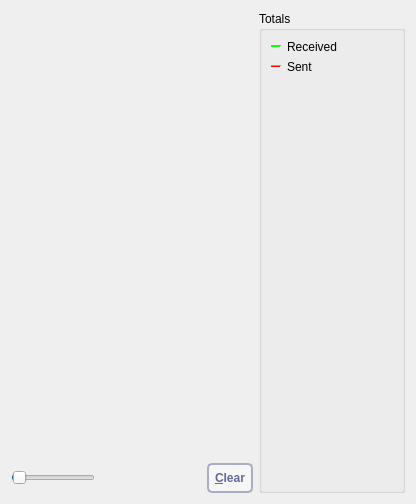
     <widget class="QWidget" name="tab_nettraffic">
      <attribute name="title">
       <string>&amp;Network Traffic</string>
      </attribute>
      <layout class="QHBoxLayout" name="horizontalLayout_3">
       <item>
        <layout class="QVBoxLayout" name="verticalLayout_4">
         <item>
          <widget class="TrafficGraphWidget" name="trafficGraph" native="true">
           <property name="sizePolicy">
            <sizepolicy hsizetype="Expanding" vsizetype="Expanding">
             <horstretch>0</horstretch>
             <verstretch>0</verstretch>
            </sizepolicy>
           </property>
          </widget>
         </item>
         <item>
          <layout class="QHBoxLayout" name="horizontalLayout_2">
           <item>
            <widget class="QSlider" name="sldGraphRange">
             <property name="minimum">
              <number>1</number>
             </property>
             <property name="maximum">
              <number>288</number>
             </property>
             <property name="pageStep">
              <number>12</number>
             </property>
             <property name="value">
              <number>6</number>
             </property>
             <property name="orientation">
              <enum>Qt::Horizontal</enum>
             </property>
            </widget>
           </item>
           <item>
            <widget class="QLabel" name="lblGraphRange">
             <property name="minimumSize">
              <size>
               <width>100</width>
               <height>0</height>
              </size>
             </property>
             <property name="alignment">
              <set>Qt::AlignCenter</set>
             </property>
            </widget>
           </item>
           <item>
            <widget class="QPushButton" name="btnClearTrafficGraph">
             <property name="styleSheet">
              <string notr="true"> background: #f6f6f6; border: 2px solid #a9adc4; border-radius: 5px; padding: 6px; text-transform: uppercase; color: #616998; font-weight: bold</string>
             </property>
             <property name="text">
              <string>&amp;Clear</string>
             </property>
             <property name="autoDefault">
              <bool>false</bool>
             </property>
            </widget>
           </item>
          </layout>
         </item>
        </layout>
       </item>
       <item>
        <layout class="QVBoxLayout" name="verticalLayout">
         <item>
          <widget class="QGroupBox" name="groupBox">
           <property name="title">
            <string>Totals</string>
           </property>
           <layout class="QVBoxLayout" name="verticalLayout_5">
            <item>
             <layout class="QHBoxLayout" name="horizontalLayout_4">
              <item>
               <widget class="Line" name="line">
                <property name="sizePolicy">
                 <sizepolicy hsizetype="Fixed" vsizetype="Fixed">
                  <horstretch>0</horstretch>
                  <verstretch>0</verstretch>
                 </sizepolicy>
                </property>
                <property name="minimumSize">
                 <size>
                  <width>10</width>
                  <height>0</height>
                 </size>
                </property>
                <property name="palette">
                 <palette>
                  <active>
                   <colorrole role="Button">
                    <brush brushstyle="SolidPattern">
                     <color alpha="255">
                      <red>239</red>
                      <green>241</green>
                      <blue>244</blue>
                     </color>
                    </brush>
                   </colorrole>
                   <colorrole role="Light">
                    <brush brushstyle="SolidPattern">
                     <color alpha="255">
                      <red>0</red>
                      <green>255</green>
                      <blue>0</blue>
                     </color>
                    </brush>
                   </colorrole>
                   <colorrole role="Base">
                    <brush brushstyle="SolidPattern">
                     <color alpha="255">
                      <red>239</red>
                      <green>241</green>
                      <blue>244</blue>
                     </color>
                    </brush>
                   </colorrole>
                   <colorrole role="Window">
                    <brush brushstyle="SolidPattern">
                     <color alpha="255">
                      <red>239</red>
                      <green>241</green>
                      <blue>244</blue>
                     </color>
                    </brush>
                   </colorrole>
                  </active>
                  <inactive>
                   <colorrole role="Button">
                    <brush brushstyle="SolidPattern">
                     <color alpha="255">
                      <red>239</red>
                      <green>241</green>
                      <blue>244</blue>
                     </color>
                    </brush>
                   </colorrole>
                   <colorrole role="Light">
                    <brush brushstyle="SolidPattern">
                     <color alpha="255">
                      <red>0</red>
                      <green>255</green>
                      <blue>0</blue>
                     </color>
                    </brush>
                   </colorrole>
                   <colorrole role="Base">
                    <brush brushstyle="SolidPattern">
                     <color alpha="255">
                      <red>239</red>
                      <green>241</green>
                      <blue>244</blue>
                     </color>
                    </brush>
                   </colorrole>
                   <colorrole role="Window">
                    <brush brushstyle="SolidPattern">
                     <color alpha="255">
                      <red>239</red>
                      <green>241</green>
                      <blue>244</blue>
                     </color>
                    </brush>
                   </colorrole>
                  </inactive>
                  <disabled>
                   <colorrole role="Button">
                    <brush brushstyle="SolidPattern">
                     <color alpha="255">
                      <red>239</red>
                      <green>241</green>
                      <blue>244</blue>
                     </color>
                    </brush>
                   </colorrole>
                   <colorrole role="Light">
                    <brush brushstyle="SolidPattern">
                     <color alpha="255">
                      <red>0</red>
                      <green>255</green>
                      <blue>0</blue>
                     </color>
                    </brush>
                   </colorrole>
                   <colorrole role="Base">
                    <brush brushstyle="SolidPattern">
                     <color alpha="255">
                      <red>239</red>
                      <green>241</green>
                      <blue>244</blue>
                     </color>
                    </brush>
                   </colorrole>
                   <colorrole role="Window">
                    <brush brushstyle="SolidPattern">
                     <color alpha="255">
                      <red>239</red>
                      <green>241</green>
                      <blue>244</blue>
                     </color>
                    </brush>
                   </colorrole>
                  </disabled>
                 </palette>
                </property>
                <property name="orientation">
                 <enum>Qt::Horizontal</enum>
                </property>
               </widget>
              </item>
              <item>
               <widget class="QLabel" name="label_16">
                <property name="text">
                 <string>Received</string>
                </property>
               </widget>
              </item>
              <item>
               <widget class="QLabel" name="lblBytesIn">
                <property name="minimumSize">
                 <size>
                  <width>50</width>
                  <height>0</height>
                 </size>
                </property>
                <property name="alignment">
                 <set>Qt::AlignRight|Qt::AlignTrailing|Qt::AlignVCenter</set>
                </property>
               </widget>
              </item>
             </layout>
            </item>
            <item>
             <layout class="QHBoxLayout" name="horizontalLayout_5">
              <item>
               <widget class="Line" name="line_2">
                <property name="sizePolicy">
                 <sizepolicy hsizetype="Fixed" vsizetype="Fixed">
                  <horstretch>0</horstretch>
                  <verstretch>0</verstretch>
                 </sizepolicy>
                </property>
                <property name="minimumSize">
                 <size>
                  <width>10</width>
                  <height>0</height>
                 </size>
                </property>
                <property name="palette">
                 <palette>
                  <active>
                   <colorrole role="Button">
                    <brush brushstyle="SolidPattern">
                     <color alpha="255">
                      <red>239</red>
                      <green>241</green>
                      <blue>244</blue>
                     </color>
                    </brush>
                   </colorrole>
                   <colorrole role="Light">
                    <brush brushstyle="SolidPattern">
                     <color alpha="255">
                      <red>255</red>
                      <green>0</green>
                      <blue>0</blue>
                     </color>
                    </brush>
                   </colorrole>
                   <colorrole role="Base">
                    <brush brushstyle="SolidPattern">
                     <color alpha="255">
                      <red>239</red>
                      <green>241</green>
                      <blue>244</blue>
                     </color>
                    </brush>
                   </colorrole>
                   <colorrole role="Window">
                    <brush brushstyle="SolidPattern">
                     <color alpha="255">
                      <red>239</red>
                      <green>241</green>
                      <blue>244</blue>
                     </color>
                    </brush>
                   </colorrole>
                  </active>
                  <inactive>
                   <colorrole role="Button">
                    <brush brushstyle="SolidPattern">
                     <color alpha="255">
                      <red>239</red>
                      <green>241</green>
                      <blue>244</blue>
                     </color>
                    </brush>
                   </colorrole>
                   <colorrole role="Light">
                    <brush brushstyle="SolidPattern">
                     <color alpha="255">
                      <red>255</red>
                      <green>0</green>
                      <blue>0</blue>
                     </color>
                    </brush>
                   </colorrole>
                   <colorrole role="Base">
                    <brush brushstyle="SolidPattern">
                     <color alpha="255">
                      <red>239</red>
                      <green>241</green>
                      <blue>244</blue>
                     </color>
                    </brush>
                   </colorrole>
                   <colorrole role="Window">
                    <brush brushstyle="SolidPattern">
                     <color alpha="255">
                      <red>239</red>
                      <green>241</green>
                      <blue>244</blue>
                     </color>
                    </brush>
                   </colorrole>
                  </inactive>
                  <disabled>
                   <colorrole role="Button">
                    <brush brushstyle="SolidPattern">
                     <color alpha="255">
                      <red>239</red>
                      <green>241</green>
                      <blue>244</blue>
                     </color>
                    </brush>
                   </colorrole>
                   <colorrole role="Light">
                    <brush brushstyle="SolidPattern">
                     <color alpha="255">
                      <red>255</red>
                      <green>0</green>
                      <blue>0</blue>
                     </color>
                    </brush>
                   </colorrole>
                   <colorrole role="Base">
                    <brush brushstyle="SolidPattern">
                     <color alpha="255">
                      <red>239</red>
                      <green>241</green>
                      <blue>244</blue>
                     </color>
                    </brush>
                   </colorrole>
                   <colorrole role="Window">
                    <brush brushstyle="SolidPattern">
                     <color alpha="255">
                      <red>239</red>
                      <green>241</green>
                      <blue>244</blue>
                     </color>
                    </brush>
                   </colorrole>
                  </disabled>
                 </palette>
                </property>
                <property name="orientation">
                 <enum>Qt::Horizontal</enum>
                </property>
               </widget>
              </item>
              <item>
               <widget class="QLabel" name="label_17">
                <property name="text">
                 <string>Sent</string>
                </property>
               </widget>
              </item>
              <item>
               <widget class="QLabel" name="lblBytesOut">
                <property name="minimumSize">
                 <size>
                  <width>50</width>
                  <height>0</height>
                 </size>
                </property>
                <property name="alignment">
                 <set>Qt::AlignRight|Qt::AlignTrailing|Qt::AlignVCenter</set>
                </property>
               </widget>
              </item>
             </layout>
            </item>
            <item>
             <spacer name="verticalSpacer_4">
              <property name="orientation">
               <enum>Qt::Vertical</enum>
              </property>
              <property name="sizeHint" stdset="0">
               <size>
                <width>20</width>
                <height>407</height>
               </size>
              </property>
             </spacer>
            </item>
           </layout>
          </widget>
         </item>
        </layout>
       </item>
      </layout>
     </widget>
